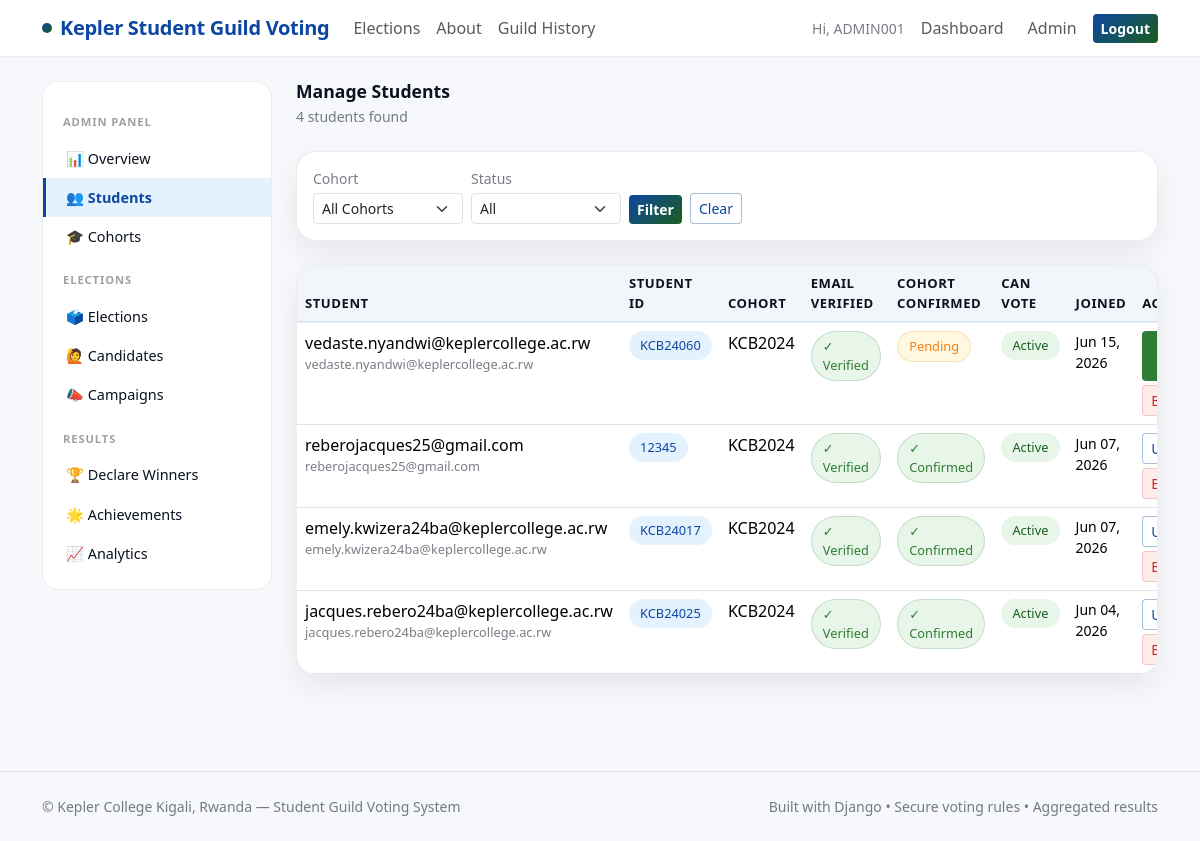
The app's page /dashboard/admin/students/ (signed in) with its own data.
### apps/accounts/models.py (models this page shows, shortened)
class User(AbstractUser):
    email = models.EmailField(unique=True)
    student_id = models.CharField(max_length=20, unique=True)
    cohort = models.ForeignKey(
        Cohort,
        on_delete=models.SET_NULL,
        null=True,
        blank=True,
        related_name='students'
    )
    is_cohort_confirmed = models.BooleanField(
        default=False,
        help_text='Admin confirms the student belongs to the selected cohort'
    )
    is_email_verified = models.BooleanField(default=False)
    can_vote = models.BooleanField(default=True)

class Cohort(models.Model):
    name = models.CharField(max_length=100, unique=True)
    year = models.PositiveIntegerField(help_text="Year this cohort started")
    class Meta:
        ordering = ['-year']

### apps/dashboard/views.py (the view)
# urls.py: path('admin/students/', views.admin_students, name='admin_students'),
@staff_required
def admin_students(request):
    students = User.objects.filter(is_staff=False).select_related('cohort').order_by('-date_joined')
    cohorts = Cohort.objects.all()
    cohort_id = request.GET.get('cohort')
    if cohort_id:
        students = students.filter(cohort_id=cohort_id)
    status = request.GET.get('status')
    if status == 'verified':
        students = students.filter(is_email_verified=True)
    elif status == 'unverified':
        students = students.filter(is_email_verified=False)
    elif status == 'blocked':
        students = students.filter(can_vote=False)
    return render(request, 'dashboard/admin_students.html', {
        'students': students,
        'cohorts': cohorts,
        'total': students.count(),
        'selected_cohort': cohort_id,
        'selected_status': status,
    })

### apps/core/context_processors.py (called while the page is built)
def kepler_branding(request):
    return {
        "KEPLER_APP_NAME": "Kepler Student Guild Voting",
        "KEPLER_LOCATION": "Kepler College Kigali, Rwanda",
    }

### apps/dashboard/permissions.py (called while the page is built)
def staff_required(view_func):
    @wraps(view_func)
    @login_required
    def _wrapped(request, *args, **kwargs):
        if not request.user.is_staff:
            messages.error(request, "Admin access required.")
            return redirect("dashboard:student")
        return view_func(request, *args, **kwargs)
    return _wrapped

### templates/dashboard/admin_students.html (shortened to what this page needs)
{% extends 'base.html' %}
{% block content %}
<div class="admin-layout">
  <div class="admin-sidebar">
    <div class="sidebar-title">Admin Panel</div>
    <a href="{% url 'dashboard:admin_overview' %}">📊 Overview</a>
    <a href="{% url 'dashboard:admin_students' %}" class="active">👥 Students</a>
    <a href="{% url 'dashboard:admin_cohorts' %}">🎓 Cohorts</a>
    <div class="sidebar-title">Elections</div>
    <a href="{% url 'dashboard:admin_elections' %}">🗳️ Elections</a>
    <a href="#">🙋 Candidates</a>
    <a href="{% url 'dashboard:admin_campaigns' %}">📣 Campaigns</a>
    <div class="sidebar-title">Results</div>
    <a href="{% url 'dashboard:admin_elections' %}">🏆 Declare Winners</a>
    <a href="{% url 'dashboard:admin_achievements' %}">🌟 Achievements</a>
    <a href="{% url 'dashboard:admin_analytics' %}">📈 Analytics</a>
  </div>
  <div class="admin-content">
    <div class="d-flex align-items-center justify-content-between mb-4">
      <div>
        <h1 class="section-title mb-1">Manage Students</h1>
        <div class="small-muted">{{ total }} student{{ total|pluralize }} found</div>
      </div>
    </div>
    <div class="kepler-card p-3 mb-4">
      <form method="GET" class="d-flex flex-wrap gap-2 align-items-end">
        <div>
          <label class="small-muted d-block mb-1">Cohort</label>
          <select name="cohort" class="form-select form-select-sm" style="min-width:150px;">
            <option value="">All Cohorts</option>
          </select>
        </div>
        <div>
          <label class="small-muted d-block mb-1">Status</label>
          <select name="status" class="form-select form-select-sm" style="min-width:150px;">
            <option value="">All</option>
          </select>
        </div>
        <button type="submit" class="btn btn-kepler btn-sm">Filter</button>
        <a href="{% url 'dashboard:admin_students' %}" class="btn btn-outline-kepler btn-sm">Clear</a>
      </form>
    </div>
    <div class="kepler-card p-0 overflow-hidden">
      <table class="table mb-0">
        <thead>
          <tr>
            <th>Student</th>
            <th>Student ID</th>
            <th>Cohort</th>
            <th>Email Verified</th>
            <th>Cohort Confirmed</th>
            <th>Can Vote</th>
            <th>Joined</th>
            <th>Actions</th>
          </tr>
        </thead>
        <tbody>
          {% for student in students %}
          <tr id="row-{{ student.id }}">
            <td>
              <div class="fw-600">{{ student.get_full_name|default:student.email }}</div>
              <div class="small-muted" style="font-size:.8rem;">{{ student.email }}</div>
            </td>
            <td><span class="k-pill pill-blue">{{ student.student_id }}</span></td>
            <td>{{ student.cohort.name|default:"—" }}</td>
            <td>
              {% if student.is_email_verified %}
                <span class="k-pill pill-approved">✓ Verified</span>
              {% else %}
                <span class="k-pill pill-rejected">✗ No</span>
              {% endif %}
            </td>
            <td>
              {% if student.cohort %}
                {% if student.is_cohort_confirmed %}
                  <span class="k-pill pill-approved">✓ Confirmed</span>
                {% else %}
                  <span class="k-pill pill-pending">Pending</span>
                {% endif %}
              {% else %}
                <span class="small-muted">—</span>
              {% endif %}
            </td>
            <td>
              {% if student.can_vote %}
                <span class="k-pill pill-green">Active</span>
              {% else %}
                <span class="k-pill pill-rejected">Blocked</span>
              {% endif %}
            </td>
            <td class="small-muted">{{ student.date_joined|date:"M d, Y" }}</td>
            <td>
              <div class="d-flex gap-1 flex-wrap">
                {% if student.cohort %}
                  {% if not student.is_cohort_confirmed %}
                  <button class="btn btn-green btn-sm"
                          onclick="toggleStudent({{ student.id }}, 'confirm_cohort')">
                  </button>
                  {% else %}
                  <button class="btn btn-outline-kepler btn-sm"
                          onclick="toggleStudent({{ student.id }}, 'unconfirm_cohort')">
                    Unconfirm
                  </button>
                  {% endif %}
                {% endif %}
                {% if student.can_vote %}
                <button class="btn btn-danger-soft btn-sm"
                        onclick="toggleStudent({{ student.id }}, 'block')">
                  Block
                </button>
                {% else %}
                <button class="btn btn-green btn-sm"
                        onclick="toggleStudent({{ student.id }}, 'unblock')">
                  Unblock
                </button>
                {% endif %}
              </div>
            </td>
          </tr>
          {% empty %}
          <tr>
            <td colspan="8" class="text-center py-4 small-muted">
              No students found.
            </td>
          </tr>
          {% endfor %}
        </tbody>
      </table>
    </div>
  </div>
</div>
{% endblock %}

### templates/base.html (shortened to what this page needs)
<!DOCTYPE html>
<html lang="en">
<head>
  <link href="https://cdn.jsdelivr.net/npm/bootstrap@5.3.2/dist/css/bootstrap.min.css" rel="stylesheet">
  {% load static %}
  <link rel="stylesheet" href="{% static 'css/styles.css' %}">
</head>
<body>
<nav class="navbar navbar-expand-lg navbar-glass sticky-top mb-4">
  <div class="container">
    <a class="navbar-brand brand-badge" href="{% url 'core:home' %}">
      <span class="brand-dot"></span>
      Kepler Student Guild Voting
    </a>
    <div class="collapse navbar-collapse" id="navbarNav">
      <ul class="navbar-nav me-auto">
        <li class="nav-item">
          <a class="nav-link" href="{% url 'elections:elections_list' %}">Elections</a>
        </li>
        <li class="nav-item">
          <a class="nav-link" href="{% url 'core:about' %}">About</a>
        </li>
        <li class="nav-item">
          <a class="nav-link" href="{% url 'history:guild_history' %}">Guild History</a>
        </li>
      </ul>
      <ul class="navbar-nav ms-auto align-items-center gap-2">
        {% if request.user.is_authenticated %}
        <li class="nav-item">
          <span class="small-muted">Hi, {{ request.user.student_id }}</span>
        </li>
        <li class="nav-item">
          <a class="nav-link" href="{% url 'dashboard:student' %}">Dashboard</a>
        </li>
        {% if request.user.is_staff %}
        <li class="nav-item">
          <a class="nav-link" href="{% url 'dashboard:admin_overview' %}">Admin</a>
        </li>
        {% endif %}
        <li class="nav-item">
          <a href="{% url 'accounts:logout' %}"
             class="btn btn-kepler btn-sm">Logout</a>
        </li>
        {% endif %}
      </ul>
    </div>
  </div>
</nav>
<main class="container pb-5">
  {% block content %}{% endblock %}
</main>
<footer class="border-top py-4 mt-5">
  <div class="container d-flex flex-wrap justify-content-between align-items-center">
    <div class="footer">
      © Kepler College Kigali, Rwanda — Student Guild Voting System
    </div>
    <div class="footer">
      Built with Django • Secure voting rules • Aggregated results
    </div>
  </div>
</footer>
</body>
</html>

### static/css/styles.css (style rules this page uses)
:root { --kepler-green: #1b5e20; --kepler-green-mid: #2e7d32; --kepler-green-light: #e8f5e9; --kepler-blue: #0d47a1; --kepler-blue-mid: #1565c0; --kepler-blue-light: #e3f2fd; --kepler-white: #ffffff; --kepler-dark: #0b1320; --kepler-gray: #f6f8fb; --kepler-border: rgba(0,0,0,0.07); --kepler-shadow: 0 12px 30px rgba(11,19,32,0.07); }
body { background: var(--kepler-gray); color: var(--kepler-dark); font-family: 'Segoe UI', system-ui, sans-serif; }
.navbar-glass { background: rgba(255,255,255,0.92); backdrop-filter: blur(12px); border-bottom: 1px solid var(--kepler-border); }
.brand-badge { display: inline-flex; align-items: center; gap: .5rem; font-weight: 800; color: var(--kepler-blue); letter-spacing: -.3px; }
.brand-dot { width: 10px; height: 10px; border-radius: 999px; background: linear-gradient(135deg, var(--kepler-blue), var(--kepler-green)); display: inline-block; }
.kepler-card { border: 1px solid var(--kepler-border); border-radius: 1.25rem; box-shadow: var(--kepler-shadow); background: var(--kepler-white); }
.btn-kepler { background: linear-gradient(135deg, var(--kepler-blue), var(--kepler-green)); color: #fff; border: 0; font-weight: 600; }
.btn-outline-kepler { border: 1.5px solid rgba(13,71,161,0.35); color: var(--kepler-blue); background: white; font-weight: 500; }
.btn-green { background: var(--kepler-green-mid); color: #fff; border: 0; font-weight: 600; }
.btn-danger-soft { background: #fdecea; color: #c62828; border: 1px solid rgba(198,40,40,0.2); font-weight: 500; }
.k-pill { font-size: .8rem; padding: .3rem .7rem; border-radius: 999px; font-weight: 500; display: inline-block; }
.pill-blue { background: var(--kepler-blue-light); color: var(--kepler-blue); }
.pill-green { background: var(--kepler-green-light); color: var(--kepler-green); }
.pill-pending { background: #fff8e1; color: #f57f17; border: 1px solid rgba(245,127,23,.2); }
.pill-approved { background: var(--kepler-green-light); color: var(--kepler-green-mid); border: 1px solid rgba(46,125,50,.2); }
.admin-layout { display: flex; gap: 1.5rem; align-items: flex-start; }
.admin-sidebar { width: 230px; flex-shrink: 0; background: white; border-radius: 1rem; border: 1px solid var(--kepler-border); padding: 1rem 0; position: sticky; top: 80px; }
.admin-sidebar .sidebar-title { font-size: .7rem; font-weight: 700; letter-spacing: .08em; text-transform: uppercase; color: rgba(11,19,32,0.4); padding: .5rem 1.25rem; margin-top: .5rem; }
.admin-sidebar a { display: flex; align-items: center; gap: .6rem; padding: .55rem 1.25rem; color: var(--kepler-dark); text-decoration: none; font-size: .9rem; border-left: 3px solid transparent; transition: all .15s; }
.admin-sidebar a.active { background: var(--kepler-blue-light); color: var(--kepler-blue); border-left-color: var(--kepler-blue); font-weight: 600; }
.admin-content { flex: 1; min-width: 0; }
.table thead th { background: rgba(13,71,161,0.05); color: var(--kepler-dark); font-size: .82rem; font-weight: 700; letter-spacing: .04em; text-transform: uppercase; border-bottom: 2px solid rgba(13,71,161,0.1); }
.small-muted { color: rgba(11,19,32,0.55); font-size: .875rem; }
.section-title { font-weight: 800; font-size: 1.1rem; color: var(--kepler-dark); }
.footer { color: rgba(11,19,32,0.55); font-size: .875rem; }

### records on screen
User: user.student_id "ADMIN001"
User: get_full_name "vedaste.nyandwi@keplercollege.ac.rw", email "vedaste.nyandwi@keplercollege.ac.rw", student_id "KCB24060", cohort.name "KCB2024", is_email_verified "✓ Verified", is_cohort_confirmed "Pending", can_vote "Active", date_joined "Jun 15, 2026"
User: get_full_name "reberojacques25@gmail.com", email "reberojacques25@gmail.com", student_id "12345", cohort.name "KCB2024", is_email_verified "✓ Verified", is_cohort_confirmed "✓ Confirmed", can_vote "Active", date_joined "Jun 07, 2026"
User: get_full_name "emely.kwizera24ba@keplercollege.ac.rw", email "emely.kwizera24ba@keplercollege.ac.rw", student_id "KCB24017", cohort.name "KCB2024", is_email_verified "✓ Verified", is_cohort_confirmed "✓ Confirmed", can_vote "Active", date_joined "Jun 07, 2026"
User: get_full_name "jacques.rebero24ba@keplercollege.ac.rw", email "jacques.rebero24ba@keplercollege.ac.rw", student_id "KCB24025", cohort.name "KCB2024", is_email_verified "✓ Verified", is_cohort_confirmed "✓ Confirmed", can_vote "Active", date_joined "Jun 04, 2026"

### other values on screen
{{ total }} "4"
